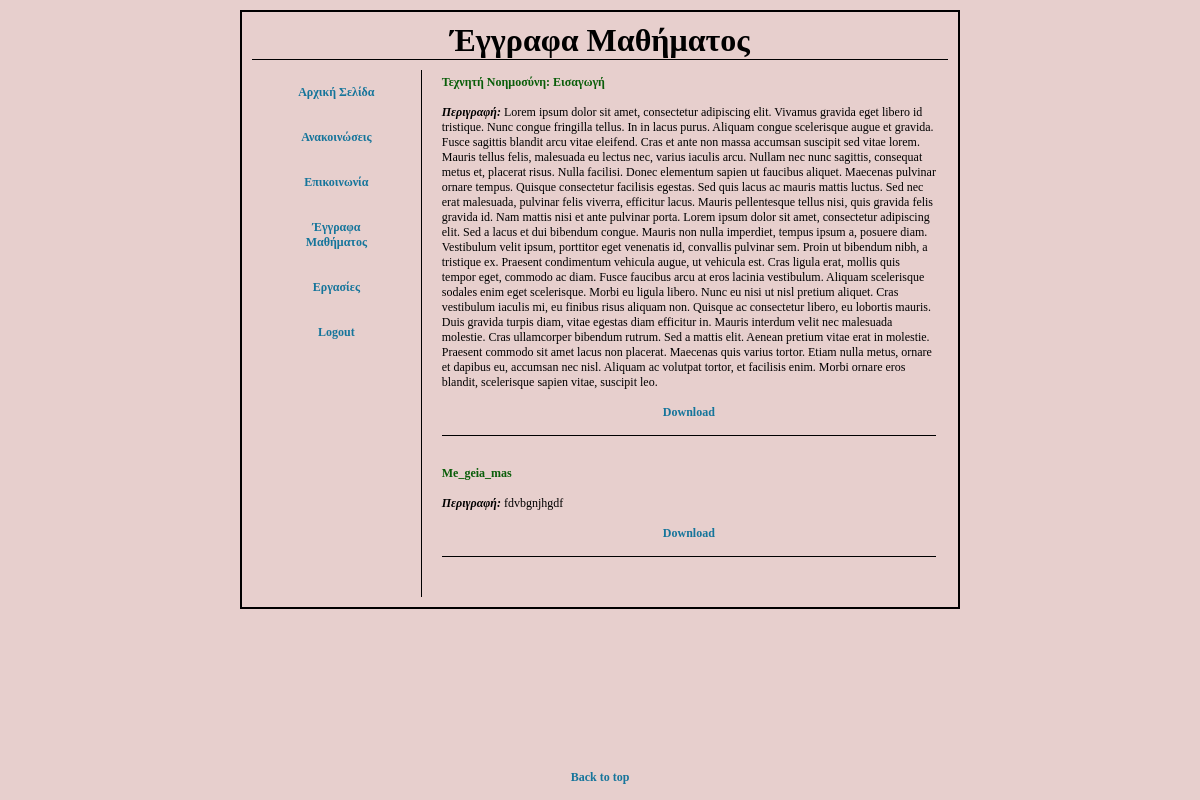
The page /documents.php on the database its author committed.
### tables this page shows
CREATE TABLE `document` (
  `id` int(11) NOT NULL,
  `title` varchar(50) NOT NULL,
  `description` longtext NOT NULL,
  `source` mediumtext NOT NULL
);

### documents.php (the view, shortened to what this page needs)
<!DOCTYPE html>
<html>
<?php
$db = mysqli_connect('localhost', 'root', '', 'student3350partb') or die("could not connect to db");
?>
<head>
    <link rel="stylesheet" type="text/css" href="./styles.css" />
</head>
<body>
    <div class="page">
        <h1 class="title-container">Έγγραφα Μαθήματος</h1>
        <div class="flex-parent-element">
            <div class="flex-child-element subflex first">
                <ul class="menu">
                    <li> <a href="./index.php" class="button">Αρχική Σελίδα</a></li>
                    <li> <a href="./announcement.php" class="button">Ανακοινώσεις</a></li>
                    <li> <a href="./communication.php" class="button">Επικοινωνία</a></li>
                    <li> <a href="./documents.php" class="button">Έγγραφα Μαθήματος</a></li>
                    <li> <a href="./homework.php" class="button">Εργασίες</a></li>
                    <li> <a href="./login.php" class="button">Logout</a></li>
                </ul>
            </div>
            <div class="flex-child-element second text-div">
                <ul>
                    <?php
                        $query = "SELECT * FROM document";
                        $result = mysqli_query($db, $query);
                        while ($row = mysqli_fetch_row($result)) {
                            echo "<li class=\"announcement-container\"> <h2 class=\"heading2\"> ";
                            echo $row[1] . "</h2>";
                            echo  "<br> <p class=\"list-text withborder\"> <em><b>Περιγραφή: </b></em>";
                            echo $row[2] . "<br> <a href=\"" . $row[3] . "\" class=\"button\">Download</a><br></p></li>";
                        }
                    ?>
                </ul>
            </div>
        </div>
    </div>
    <footer>
        <a href="./documents.php" class="button">Back to top</a>
    </footer>
</body>
</html>

### styles.css (style rules this page uses)
html, body { padding: 0px; margin: 0px; font-family: Georgia, serif; overflow-y: visible; scroll-behavior: smooth; overflow-x: hidden; background-color: rgb(231, 207, 205); height: 100vh; width: 100vw; display: flex; flex-direction: column; align-items: center; }
* { box-sizing: border-box; padding: 0; margin: 0; }
ul.menu { list-style-type: none; text-align: center; }
.page { border: 2px solid; margin: auto; width: 60%; padding: 10px; margin-top: 10px; }
.title-container { align-self: center; text-align: center; border-bottom: 1px solid; margin-bottom: 5px; text-align: center; }
.button { border: none; padding: 15px 32px; text-align: center; text-decoration: none; display: inline-block; font-size: 1vw; cursor: pointer; font-weight: bold; color: rgb(21, 117, 155); width: 100%; }
.flex-parent-element { display: flex; width: 100%; }
.flex-child-element { margin-top: 5px; width: 100%; }
.subflex { border-right: 1px solid; }
.first { flex: 0.25; }
.second { flex: 0.75; }
.flex-child-element:first-child { margin-right: 20px; }
.text-div { margin-top: 10px; margin-bottom: 10px; font-size: 1vw; }
.heading2 { color: rgb(10, 94, 10); font-size: 1vw; }
.announcement-container { width: auto; height: auto; margin-bottom: 30px; }
.list-text { text-align: left; font-size: 1vw; flex-grow: 1; margin-right: 12px; }
.withborder { border-bottom: 1px solid; }
li { text-align: -webkit-match-parent; }
ul { list-style-type: none; }

### rows shown on the page
document: title "Τεχνητή Νοημοσύνη: Εισαγωγή", description "Lorem ipsum dolor sit amet, consectetur adipiscing elit. Vivamus gravida eget libero id tristique. Nunc congue fringilla tellus. In in lacus purus. Aliquam congue scelerisque augue et gravida. Fusce sagittis blandit arcu vitae eleifend. Cras et ante non massa accumsan suscipit sed vitae lorem. Mauris tellus felis, malesuada eu lectus nec, varius iaculis arcu. Nullam nec nunc sagittis, consequat metus et, placerat risus. Nulla facilisi. Donec elementum sapien ut faucibus aliquet. Maecenas pulvinar ornare tempus. Quisque consectetur facilisis egestas. Sed quis lacus ac mauris mattis luctus. Sed nec erat malesuada, pulvinar felis viverra, efficitur lacus. Mauris pellentesque tellus nisi, quis…"
document: title "Me_geia_mas", description "fdvbgnjhgdf"
